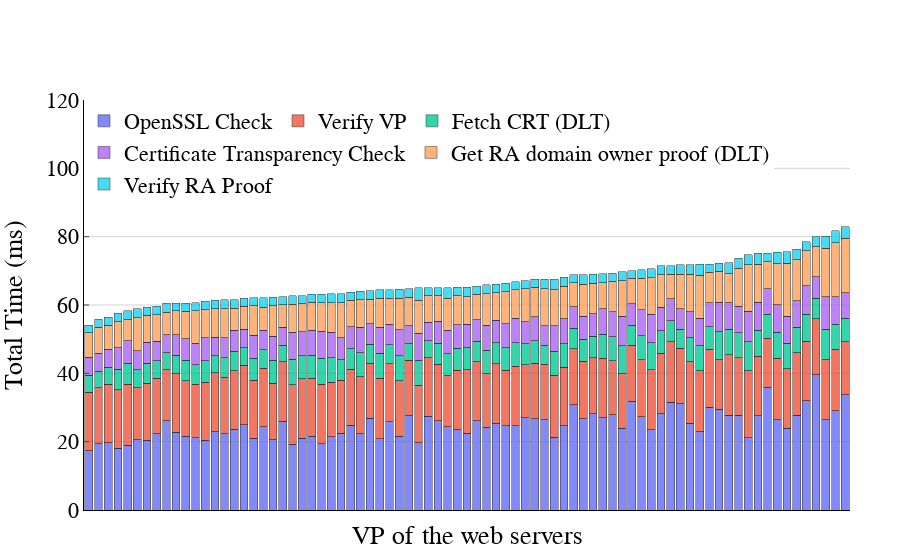

Notebook cell for this chart:
### Code cell
from scipy.stats import zscore

df = pd.read_csv("../perf2/RA/P3-DPKI-RA.csv")
df2 = pd.read_csv("../perf/P3-DPKI.csv")
df2 = df2[df2['Flag'] == 'OK']
dfOSSL=df2[['CommName','VerCRTTime']]
dfOSSL = dfOSSL.dropna()
dfOSSL = dfOSSL.groupby('CommName').mean()

#Only OK responses and numerical columns
df = df[df['Flag'] == 'OK']
df = df.drop(columns=['Flag', 'VerVPRes', 'VerCRTRes'])

#--------------------------Clean from outliers--------------------------
#z_scores = zscore(df['VerVPTime'])
#threshold = 4.5
#cleanedDF = df[(z_scores < threshold)]

cleanedDF = df.groupby('CommName').mean()

dfMerged=pd.merge(dfOSSL, cleanedDF, on="CommName")

dfSizeVP = dfMerged.sort_values(by='sizeVP')
dfSizeVP['total'] = dfSizeVP[['VerCRTTime','VerVPTime','getCRTtime','VerCTTime', 'getProof','verifyProof']].sum(axis=1)
print(dfSizeVP['total'].sum())
dfSizeVP = dfSizeVP.sort_values(by='total')
dfSizeVP.reset_index(inplace=True)
dfSizeVP.rename(columns={'index': 'index'}, inplace=True)

# Melt Dataframe
melted_df = dfSizeVP.melt(id_vars='CommName', value_vars=['VerCRTTime','VerVPTime','getCRTtime','VerCTTime', 'getProof','verifyProof'], 
                    var_name='Component', value_name='Value')


color_map = {
    'VerCRTTime': '#2f33a2',
    'VerVPTime': '#7fd3f2',
    'getCRTtime': '#8ae68a',
    'VerCTTime': '#f76d6d',   
    'getProof': '#ffb366',
    'verifyProof': '#f343f6'
}

fig = px.bar(melted_df, x='CommName', y='Value', color='Component',
             labels={'Value': 'Value', 'CommName': 'CommName', 'Component': 'Times'},
             barmode='stack', color_discrete_map=color_map)
fig.update_yaxes(range=[0, 120])

fig.update_layout(
    title_font=dict(size=22, family='Arial', color='black'),
    title_x=0.5,
    plot_bgcolor='white',
    margin=dict(l=50, r=50, t=100, b=50),
    xaxis=dict(title='VP of the web servers', linecolor='black', showgrid=False, showticklabels=False),
    yaxis=dict(title='Total Time (ms)', linecolor='black'),
    legend=dict(title='', bgcolor='white',
        orientation="h",     # horizontal
        x=0.0, y=1.0,        # top-left corner inside the plotting area
        xanchor="left", yanchor="top",
        borderwidth=0,
        font=dict(
        family="Arial",
        size=22,
        color="black"
    )
    )
)

fig.update_layout(
    font=dict(
        family="Arial",
        size=22,
        color="black"
    )
)

fig.update_yaxes(showgrid=True, gridcolor='lightgray',ticks="inside")

fig.update_traces(marker=dict(line=dict(color='black', width=0.5)),
                  selector=dict(name='VerCRTTime'),
                  overwrite=True,
                  name='OpenSSL Check', opacity=0.8)
fig.update_traces(marker=dict(line=dict(color='black', width=0.5)),
                  selector=dict(name='VerVPTime'),
                  overwrite=True,
                  name='Verify VP', opacity=0.8)
fig.update_traces(marker=dict(line=dict(color='black', width=0.5)),
                  selector=dict(name='getCRTtime'),
                  overwrite=True,
                  name='Fetch CRT (DLT)', opacity=0.8)
fig.update_traces(marker=dict(line=dict(color='black', width=0.5)),
                  selector=dict(name='VerCTTime'),
                  overwrite=True,
                  name='Certificate Transparency Check', opacity=0.8)
fig.update_traces(marker=dict(line=dict(color='black', width=0.5)),
                  selector=dict(name='getProof'),
                  overwrite=True,
                  name='Get RA domain owner proof (DLT)', opacity=0.8)
fig.update_traces(marker=dict(line=dict(color='black', width=0.5)),
                  selector=dict(name='verifyProof'),
                  overwrite=True,
                  name='Verify RA Proof', opacity=0.8)

fig.show()
fig.write_image("raVerificationTime.png", width=2000, height=600, scale=3)

### Figure 1 — Plotly figure (JSON) as saved in the notebook; plotly's stock layout.template omitted (floating-point values rounded to 4 significant figures)
{"data": [{"hovertemplate": "Times=VerCRTTime<br>CommName=%{x}<br>Value=%{y}<extra></extra>", "legendgroup": "VerCRTTime", "marker": {"line": {"color": "black", "width": 0.5}}, "name": "OpenSSL Check", "opacity": 0.8, "orientation": "v", "showlegend": true, "textposition": "auto", "type": "bar", "x": ["scan.tech.msc.com", "www.qatarairways.com", "www.spirit.com", "*.booking.com", "www.emirates.com", "redirects.etihad.com", "airbnb.com", "editions.espn.com", "internal-redirect-f5.swiss.com", "*.wordpress.com", "tripadvisor.com", "webredirect.cathaypacific.com", "www.alaskaair.com", "airasia.com", "cnn.com", "*.airberlin.com", "norwegian.com", "www.britishairways.com", "*.americanninjawarriornation.com", "www.orbitz.com", "*.icelandair.com", "www.priceline.com", "www.singaporeair.com", "*.frontier.com", "www.expedia.com", "nytimes.com", "*.reddit.com", "*.tumblr.com", "www.easyjet.com", "secure.fox.com", "*.vueling.com", "npr.org", "*.pinterest.com", "*.garuda-indonesia.com", "dx-track.com", "*.aerlingus.com", "www.washingtonpost.com", "zugang.landbb.brandenburg.de", "apple.com", "cnet.com", "www.turkishairlines.com", "ana.co.jp", "wmkt1.cirrus.bloomberg.com", "yahoo.com", "lufthansa.com", "*.aeroflot.ru", "flysas.com", "*.nbcnews.com", "*.cntraveller.com", "forbes.com", "voice-tunnel.lowes.com", "pcmag.com", "businessinsider.com", "craigslist.org", "wizzair.com", "www.netflix.com", "www.aa.com", "online.wsj.com", "www.bbc.com", "lot.com", "huffpost.com", "wildcard.foxnews.com", "mashable.com", "www.makers.com", "theguardian.com", "*.austrian.com", "bsbensina.ir", "abcnews.go.com", "www.linkedin.com", "time.com", "microsoft.com", "zdnet.com", "economist.com", "fortune.com", "ebay.com", "us.dd.imdb.com", "cnbc.com", "condenast.com", "buzzfeed.com"], "xaxis": "x", "y": [17.35, 19.45, 19.73, 18.02, 18.99, 20.56, 20.46, 22.37, 26.15, 22.69, 21.66, 21.1, 20.43, 22.91, 22.37, 23.59, 25.01, 21.04, 24.37, 20.63, 25.99, 19.29, 20.99, 21.53, 19.42, 21.37, 22.41, 24.78, 22.27, 26.9, 20.92, 25.81, 21.56, 27.62, 19.69, 27.45, 26.06, 24.36, 23.52, 22.53, 26.16, 24.2, 25.37, 24.68, 24.67, 26.97, 26.7, 26.46, 21.32, 24.73, 30.76, 26.67, 28.13, 26.99, 27.88, 23.98, 31.77, 27.36, 23.42, 28.23, 31.5, 31.03, 25.46, 22.92, 30.06, 29.47, 27.75, 27.7, 21.14, 27.63, 35.94, 26.45, 23.91, 27.71, 31.97, 39.66, 26.45, 29.01, 33.72], "yaxis": "y"}, {"hovertemplate": "Times=VerVPTime<br>CommName=%{x}<br>Value=%{y}<extra></extra>", "legendgroup": "VerVPTime", "marker": {"line": {"color": "black", "width": 0.5}}, "name": "Verify VP", "opacity": 0.8, "orientation": "v", "showlegend": true, "textposition": "auto", "type": "bar", "x": ["scan.tech.msc.com", "www.qatarairways.com", "www.spirit.com", "*.booking.com", "www.emirates.com", "redirects.etihad.com", "airbnb.com", "editions.espn.com", "internal-redirect-f5.swiss.com", "*.wordpress.com", "tripadvisor.com", "webredirect.cathaypacific.com", "www.alaskaair.com", "airasia.com", "cnn.com", "*.airberlin.com", "norwegian.com", "www.britishairways.com", "*.americanninjawarriornation.com", "www.orbitz.com", "*.icelandair.com", "www.priceline.com", "www.singaporeair.com", "*.frontier.com", "www.expedia.com", "nytimes.com", "*.reddit.com", "*.tumblr.com", "www.easyjet.com", "secure.fox.com", "*.vueling.com", "npr.org", "*.pinterest.com", "*.garuda-indonesia.com", "dx-track.com", "*.aerlingus.com", "www.washingtonpost.com", "zugang.landbb.brandenburg.de", "apple.com", "cnet.com", "www.turkishairlines.com", "ana.co.jp", "wmkt1.cirrus.bloomberg.com", "yahoo.com", "lufthansa.com", "*.aeroflot.ru", "flysas.com", "*.nbcnews.com", "*.cntraveller.com", "forbes.com", "voice-tunnel.lowes.com", "pcmag.com", "businessinsider.com", "craigslist.org", "wizzair.com", "www.netflix.com", "www.aa.com", "online.wsj.com", "www.bbc.com", "lot.com", "huffpost.com", "wildcard.foxnews.com", "mashable.com", "www.makers.com", "theguardian.com", "*.austrian.com", "bsbensina.ir", "abcnews.go.com", "www.linkedin.com", "time.com", "microsoft.com", "zdnet.com", "economist.com", "fortune.com", "ebay.com", "us.dd.imdb.com", "cnbc.com", "condenast.com", "buzzfeed.com"], "xaxis": "x", "y": [17.18, 16.27, 17.06, 17.14, 17.83, 15.19, 16.68, 16.16, 14.88, 17.18, 16.11, 15.69, 17.0, 17.26, 16.55, 17.22, 17.37, 16.96, 17.12, 16.49, 17.46, 17.43, 17.38, 16.96, 17.45, 16.0, 15.56, 16.36, 16.75, 16.1, 17.71, 16.95, 16.32, 16.17, 16.79, 17.07, 16.58, 14.93, 17.45, 18.56, 17.19, 15.71, 17.37, 16.26, 17.39, 15.51, 16.22, 16.25, 18.06, 17.01, 16.46, 16.93, 16.41, 17.39, 15.77, 15.92, 16.49, 16.59, 17.63, 17.63, 17.77, 16.32, 18.01, 17.85, 17.01, 14.55, 17.74, 16.84, 19.68, 17.36, 14.4, 17.9, 17.49, 18.34, 17.46, 16.37, 17.59, 18.04, 15.47], "yaxis": "y"}, {"hovertemplate": "Times=getCRTtime<br>CommName=%{x}<br>Value=%{y}<extra></extra>", "legendgroup": "getCRTtime", "marker": {"line": {"color": "black", "width": 0.5}}, "name": "Fetch CRT (DLT)", "opacity": 0.8, "orientation": "v", "showlegend": true, "textposition": "auto", "type": "bar", "x": ["scan.tech.msc.com", "www.qatarairways.com", "www.spirit.com", "*.booking.com", "www.emirates.com", "redirects.etihad.com", "airbnb.com", "editions.espn.com", "internal-redirect-f5.swiss.com", "*.wordpress.com", "tripadvisor.com", "webredirect.cathaypacific.com", "www.alaskaair.com", "airasia.com", "cnn.com", "*.airberlin.com", "norwegian.com", "www.britishairways.com", "*.americanninjawarriornation.com", "www.orbitz.com", "*.icelandair.com", "www.priceline.com", "www.singaporeair.com", "*.frontier.com", "www.expedia.com", "nytimes.com", "*.reddit.com", "*.tumblr.com", "www.easyjet.com", "secure.fox.com", "*.vueling.com", "npr.org", "*.pinterest.com", "*.garuda-indonesia.com", "dx-track.com", "*.aerlingus.com", "www.washingtonpost.com", "zugang.landbb.brandenburg.de", "apple.com", "cnet.com", "www.turkishairlines.com", "ana.co.jp", "wmkt1.cirrus.bloomberg.com", "yahoo.com", "lufthansa.com", "*.aeroflot.ru", "flysas.com", "*.nbcnews.com", "*.cntraveller.com", "forbes.com", "voice-tunnel.lowes.com", "pcmag.com", "businessinsider.com", "craigslist.org", "wizzair.com", "www.netflix.com", "www.aa.com", "online.wsj.com", "www.bbc.com", "lot.com", "huffpost.com", "wildcard.foxnews.com", "mashable.com", "www.makers.com", "theguardian.com", "*.austrian.com", "bsbensina.ir", "abcnews.go.com", "www.linkedin.com", "time.com", "microsoft.com", "zdnet.com", "economist.com", "fortune.com", "ebay.com", "us.dd.imdb.com", "cnbc.com", "condenast.com", "buzzfeed.com"], "xaxis": "x", "y": [4.898, 4.9, 4.955, 5.995, 6.12, 5.24, 5.755, 5.216, 4.973, 5.487, 5.996, 5.77, 6.273, 5.033, 5.591, 5.709, 5.051, 6.392, 5.354, 6.696, 4.835, 7.438, 6.728, 6.833, 7.519, 7.123, 6.052, 6.086, 7.047, 5.514, 7.231, 5.632, 7.239, 4.914, 7.411, 5.04, 6.11, 6.428, 6.425, 6.42, 5.99, 6.859, 6.216, 6.544, 6.863, 6.127, 6.612, 5.447, 7.07, 6.928, 5.924, 6.351, 6.26, 7.031, 7.023, 8.194, 5.858, 7.074, 7.919, 6.545, 6.079, 5.55, 7.024, 7.336, 6.617, 8.17, 7.336, 7.365, 8.442, 7.666, 6.949, 7.607, 7.334, 7.398, 7.903, 5.975, 8.832, 7.26, 6.909], "yaxis": "y"}, {"hovertemplate": "Times=VerCTTime<br>CommName=%{x}<br>Value=%{y}<extra></extra>", "legendgroup": "VerCTTime", "marker": {"line": {"color": "black", "width": 0.5}}, "name": "Certificate Transparency Check", "opacity": 0.8, "orientation": "v", "showlegend": true, "textposition": "auto", "type": "bar", "x": ["scan.tech.msc.com", "www.qatarairways.com", "www.spirit.com", "*.booking.com", "www.emirates.com", "redirects.etihad.com", "airbnb.com", "editions.espn.com", "internal-redirect-f5.swiss.com", "*.wordpress.com", "tripadvisor.com", "webredirect.cathaypacific.com", "www.alaskaair.com", "airasia.com", "cnn.com", "*.airberlin.com", "norwegian.com", "www.britishairways.com", "*.americanninjawarriornation.com", "www.orbitz.com", "*.icelandair.com", "www.priceline.com", "www.singaporeair.com", "*.frontier.com", "www.expedia.com", "nytimes.com", "*.reddit.com", "*.tumblr.com", "www.easyjet.com", "secure.fox.com", "*.vueling.com", "npr.org", "*.pinterest.com", "*.garuda-indonesia.com", "dx-track.com", "*.aerlingus.com", "www.washingtonpost.com", "zugang.landbb.brandenburg.de", "apple.com", "cnet.com", "www.turkishairlines.com", "ana.co.jp", "wmkt1.cirrus.bloomberg.com", "yahoo.com", "lufthansa.com", "*.aeroflot.ru", "flysas.com", "*.nbcnews.com", "*.cntraveller.com", "forbes.com", "voice-tunnel.lowes.com", "pcmag.com", "businessinsider.com", "craigslist.org", "wizzair.com", "www.netflix.com", "www.aa.com", "online.wsj.com", "www.bbc.com", "lot.com", "huffpost.com", "wildcard.foxnews.com", "mashable.com", "www.makers.com", "theguardian.com", "*.austrian.com", "bsbensina.ir", "abcnews.go.com", "www.linkedin.com", "time.com", "microsoft.com", "zdnet.com", "economist.com", "fortune.com", "ebay.com", "us.dd.imdb.com", "cnbc.com", "condenast.com", "buzzfeed.com"], "xaxis": "x", "y": [5.275, 5.249, 5.34, 6.393, 6.543, 5.656, 6.197, 5.613, 5.351, 5.881, 6.435, 6.222, 6.677, 5.411, 5.956, 6.064, 5.432, 6.78, 5.739, 7.088, 5.199, 7.862, 7.115, 7.214, 7.922, 7.486, 6.4, 6.45, 7.453, 5.947, 7.664, 6.012, 7.637, 5.266, 7.88, 5.417, 6.501, 6.952, 6.822, 6.921, 6.352, 7.257, 6.591, 6.966, 7.254, 6.537, 7.014, 5.809, 7.547, 7.311, 6.309, 6.772, 6.637, 7.425, 7.414, 8.61, 6.236, 7.529, 8.391, 6.995, 6.47, 5.964, 7.598, 8.011, 6.974, 8.591, 7.881, 7.773, 8.907, 8.122, 7.446, 8.081, 7.97, 7.87, 8.343, 6.327, 9.575, 8.135, 7.51], "yaxis": "y"}, {"hovertemplate": "Times=getProof<br>CommName=%{x}<br>Value=%{y}<extra></extra>", "legendgroup": "getProof", "marker": {"line": {"color": "black", "width": 0.5}}, "name": "Get RA domain owner proof (DLT)", "opacity": 0.8, "orientation": "v", "showlegend": true, "textposition": "auto", "type": "bar", "x": ["scan.tech.msc.com", "www.qatarairways.com", "www.spirit.com", "*.booking.com", "www.emirates.com", "redirects.etihad.com", "airbnb.com", "editions.espn.com", "internal-redirect-f5.swiss.com", "*.wordpress.com", "tripadvisor.com", "webredirect.cathaypacific.com", "www.alaskaair.com", "airasia.com", "cnn.com", "*.airberlin.com", "norwegian.com", "www.britishairways.com", "*.americanninjawarriornation.com", "www.orbitz.com", "*.icelandair.com", "www.priceline.com", "www.singaporeair.com", "*.frontier.com", "www.expedia.com", "nytimes.com", "*.reddit.com", "*.tumblr.com", "www.easyjet.com", "secure.fox.com", "*.vueling.com", "npr.org", "*.pinterest.com", "*.garuda-indonesia.com", "dx-track.com", "*.aerlingus.com", "www.washingtonpost.com", "zugang.landbb.brandenburg.de", "apple.com", "cnet.com", "www.turkishairlines.com", "ana.co.jp", "wmkt1.cirrus.bloomberg.com", "yahoo.com", "lufthansa.com", "*.aeroflot.ru", "flysas.com", "*.nbcnews.com", "*.cntraveller.com", "forbes.com", "voice-tunnel.lowes.com", "pcmag.com", "businessinsider.com", "craigslist.org", "wizzair.com", "www.netflix.com", "www.aa.com", "online.wsj.com", "www.bbc.com", "lot.com", "huffpost.com", "wildcard.foxnews.com", "mashable.com", "www.makers.com", "theguardian.com", "*.austrian.com", "bsbensina.ir", "abcnews.go.com", "www.linkedin.com", "time.com", "microsoft.com", "zdnet.com", "economist.com", "fortune.com", "ebay.com", "us.dd.imdb.com", "cnbc.com", "condenast.com", "buzzfeed.com"], "xaxis": "x", "y": [7.15, 7.681, 6.953, 7.585, 6.234, 9.659, 7.844, 7.866, 6.484, 7.011, 7.984, 9.578, 8.199, 8.279, 8.51, 6.524, 6.844, 8.655, 6.766, 8.873, 6.522, 8.183, 8.135, 8.206, 8.347, 8.696, 10.27, 7.736, 8.04, 7.191, 8.487, 7.639, 9.15, 8.258, 9.627, 7.701, 7.454, 9.251, 8.462, 8.036, 7.486, 9.276, 8.104, 9.446, 8.296, 9.565, 8.586, 10.86, 10.41, 9.577, 7.122, 9.412, 8.92, 7.682, 8.908, 10.41, 7.42, 9.259, 10.6, 9.405, 7.21, 10.14, 10.85, 12.55, 8.858, 9.045, 8.455, 11.1, 13.56, 11.11, 7.854, 12.09, 15.55, 11.92, 10.16, 8.773, 14.14, 15.72, 15.98], "yaxis": "y"}, {"hovertemplate": "Times=verifyProof<br>CommName=%{x}<br>Value=%{y}<extra></extra>", "legendgroup": "verifyProof", "marker": {"line": {"color": "black", "width": 0.5}}, "name": "Verify RA Proof", "opacity": 0.8, "orientation": "v", "showlegend": true, "textposition": "auto", "type": "bar", "x": ["scan.tech.msc.com", "www.qatarairways.com", "www.spirit.com", "*.booking.com", "www.emirates.com", "redirects.etihad.com", "airbnb.com", "editions.espn.com", "internal-redirect-f5.swiss.com", "*.wordpress.com", "tripadvisor.com", "webredirect.cathaypacific.com", "www.alaskaair.com", "airasia.com", "cnn.com", "*.airberlin.com", "norwegian.com", "www.britishairways.com", "*.americanninjawarriornation.com", "www.orbitz.com", "*.icelandair.com", "www.priceline.com", "www.singaporeair.com", "*.frontier.com", "www.expedia.com", "nytimes.com", "*.reddit.com", "*.tumblr.com", "www.easyjet.com", "secure.fox.com", "*.vueling.com", "npr.org", "*.pinterest.com", "*.garuda-indonesia.com", "dx-track.com", "*.aerlingus.com", "www.washingtonpost.com", "zugang.landbb.brandenburg.de", "apple.com", "cnet.com", "www.turkishairlines.com", "ana.co.jp", "wmkt1.cirrus.bloomberg.com", "yahoo.com", "lufthansa.com", "*.aeroflot.ru", "flysas.com", "*.nbcnews.com", "*.cntraveller.com", "forbes.com", "voice-tunnel.lowes.com", "pcmag.com", "businessinsider.com", "craigslist.org", "wizzair.com", "www.netflix.com", "www.aa.com", "online.wsj.com", "www.bbc.com", "lot.com", "huffpost.com", "wildcard.foxnews.com", "mashable.com", "www.makers.com", "theguardian.com", "*.austrian.com", "bsbensina.ir", "abcnews.go.com", "www.linkedin.com", "time.com", "microsoft.com", "zdnet.com", "economist.com", "fortune.com", "ebay.com", "us.dd.imdb.com", "cnbc.com", "condenast.com", "buzzfeed.com"], "xaxis": "x", "y": [2.288, 2.305, 2.39, 2.384, 2.547, 2.527, 2.456, 2.36, 2.624, 2.31, 2.4, 2.231, 2.562, 2.523, 2.507, 2.377, 2.301, 2.253, 2.817, 2.45, 2.368, 2.468, 2.342, 2.364, 2.524, 2.61, 2.61, 2.268, 2.407, 2.572, 2.388, 2.427, 2.673, 2.481, 3.632, 2.352, 2.344, 3.146, 2.493, 2.783, 2.293, 2.659, 2.471, 2.512, 2.403, 2.447, 2.339, 2.758, 3.18, 2.561, 2.308, 2.788, 2.596, 2.577, 2.248, 2.636, 2.254, 2.577, 2.699, 2.642, 2.512, 2.729, 2.895, 3.28, 2.45, 2.395, 3.147, 2.875, 3.006, 3.229, 2.597, 3.333, 3.304, 3.074, 2.66, 2.851, 3.508, 3.627, 3.264], "yaxis": "y"}], "layout": {"autosize": true, "barmode": "stack", "font": {"color": "black", "family": "Arial", "size": 22}, "legend": {"bgcolor": "white", "borderwidth": 0, "font": {"color": "black", "family": "Arial", "size": 22}, "orientation": "h", "title": {"text": ""}, "tracegroupgap": 0, "x": 0, "xanchor": "left", "y": 1, "yanchor": "top"}, "margin": {"b": 50, "l": 50, "r": 50, "t": 100}, "plot_bgcolor": "white", "title": {"font": {"color": "black", "family": "Arial", "size": 22}, "x": 0.5}, "xaxis": {"anchor": "y", "autorange": true, "domain": [0, 1], "linecolor": "black", "range": [-0.5, 78.5], "showgrid": false, "showticklabels": false, "title": {"text": "VP of the web servers"}, "type": "category"}, "yaxis": {"anchor": "x", "domain": [0, 1], "gridcolor": "lightgray", "linecolor": "black", "range": [0, 120], "showgrid": true, "ticks": "inside", "title": {"text": "Total Time (ms)"}, "type": "linear"}}}
